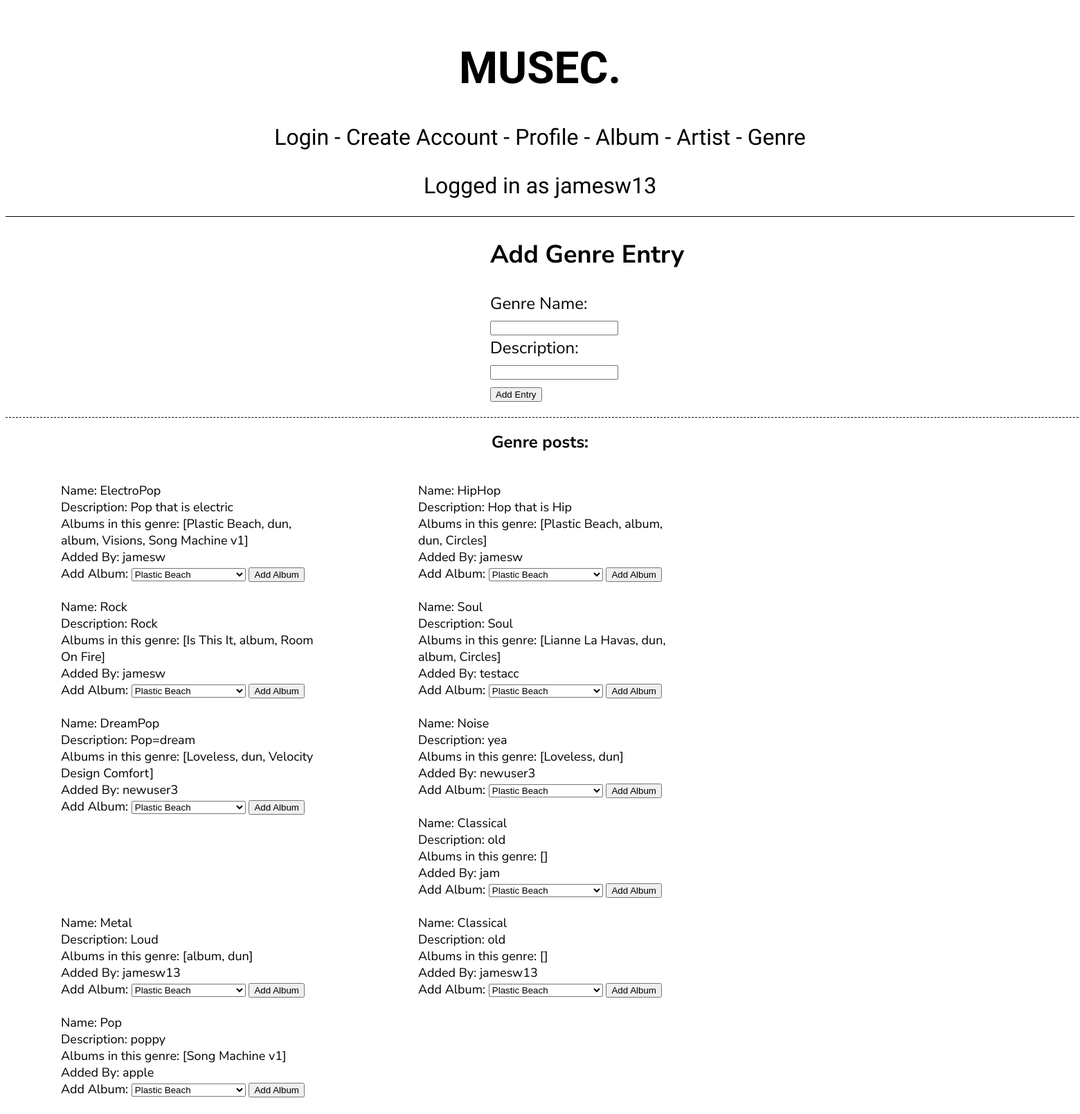
Page /genre (signed in) on the committed database.
### models.py (models this page shows, shortened)
class User(db.Model):
    __tablename__ = 'User'
    id = db.Column(db.Integer, primary_key = True)
    username = db.Column(db.String())
    password = db.Column(db.String())
    def __repr__(self):
        return self.username

class Genre(db.Model):
    __tablename__ = 'Genre'
    id = db.Column(db.Integer, primary_key = True)
    name = db.Column(db.String())
    description = db.Column(db.String())
    addedBy = db.Column(db.Integer, db.ForeignKey('User.id'))
    albums = db.relationship('Album', secondary=AlbumGenres, back_populates='genres')
    user_name = db.relationship('User', backref='Genre')

class Album(db.Model):
    __tablename__ = 'Album'
    id = db.Column(db.Integer, primary_key = True)
    name = db.Column(db.String())
    coverArt = db.Column(db.String())
    releaseDate = db.Column(db.Integer())
    addedBy = db.Column(db.Integer, db.ForeignKey('User.id'))
    artist = db.Column(db.Integer, db.ForeignKey('Artist.id'))
    genres = db.relationship('Genre', secondary=AlbumGenres, back_populates='albums')
    artistName = db.relationship('Artist', backref='Album')
    user_name = db.relationship('User', backref='Album')
    def __repr__(self):
        return self.name

### main.py (the view, shortened to what this page needs)
@app.route('/genre', methods=['POST', 'GET'])
def genre():
    if 'logged_in' not in session:
        return redirect(url_for('create_account'))
    elif 'logged_in' in session:
        user_info = session['logged_in']
        user_id = user_info
        username = models.User.query.filter_by(id=user_id).first_or_404()
    form = SelectAlbum()
    albums = models.Album.query.all()
    form.albums.choices = [(album.id, album.name) for album in albums]
    all_genres = models.Genre.query.all()
    return render_template(
        'genre.html',
        username=username,
        allGenres=all_genres,
        form=form)

### main.py
class SelectAlbum(FlaskForm):
    albums = SelectField('Album', validators=[DataRequired()], coerce=int)

### templates/genre.html (shortened to what this page needs)
{% include 'header.html'%}
<div id='add_entry'>
    <h2>Add Genre Entry</h2>
    <form action='/genre' method='POST' enctype="multipart/form-data">
        <label for = 'genre_name'>Genre Name:</label><br>
        <input type = 'text' name='genre_name'><br>
        <label for = 'description'>Description:</label><br>
        <input type = 'text' maxlength='10' name='description'><br>
        <input type = 'submit' value = 'Add Entry'>
    </form>
</div>
<div id='post_style'>
    <h2>Genre posts: </h2><br>
    {% for genre in allGenres %}
    <div id='posts'>
        Name: {{genre.name}} <br>
        Description: {{genre.description}} <br>
        Albums in this genre: {{genre.albums}}<br>
        Added By: {{genre.user_name.username}}
        <form action='/genre' method='POST' enctype="multipart/form-data">
            Add Album:
            {{form.albums}}
            <input type = 'submit' value = 'Add Album'>
        </form><br>
    </div>
    {% endfor %}
</div>

### templates/header.html (shortened to what this page needs)
<!DOCTYPE html>
<html>
<head>
    <link rel="stylesheet" href="{{url_for('static', filename='style.css')}}">
</head>
<div id="navbar">
    <h1>MUSEC.</h1>
    <a href = '/login'>Login</a> -
    <a href = '/'>Create Account</a> -
    <a href = '/profile'>Profile</a> -
    <a href = '/album'>Album</a> -
    <a href = '/artist'>Artist</a> -
    <a href = '/genre'>Genre</a><br>
    <p id='logged_in'>{% if username %} Logged in as {{username}} {% endif %}</p>
</div>
</html>

### static/style.css (style rules this page uses)
#navbar { font-size: xx-large; font-family: 'Comfortaa'; text-align: center; padding: 10px; border-bottom: 1px solid black; }
a:link { text-decoration: none; color: black; }
#logged_in { margin-bottom: 15px; }
#add_entry { font-family: 'Nunito Sans'; font-size: x-large; margin: auto; width: 450px; padding-left: 700px; padding-right: 700px; padding-bottom: 20px; border-bottom: 1px dashed black; }
#post_style { font-family: 'Nunito Sans'; text-align: center; margin: auto; width: 100%; }
#posts { float: left; text-align: left; font-size: large; margin-left: 30px; padding-left: 50px; padding-right: 50px; width: 25%; }

### rows in the picture
User: username "jamesw13"
Genre: name "ElectroPop", description "Pop that is electric", albums "[Plastic Beach, dun, album, Visions, Song Machine v1]", user_name.username "jamesw"
Genre: name "HipHop", description "Hop that is Hip", albums "[Plastic Beach, album, dun, Circles]", user_name.username "jamesw"
Genre: name "Rock", description "Rock", albums "[Is This It, album, Room On Fire]", user_name.username "jamesw"
Genre: name "Soul", description "Soul", albums "[Lianne La Havas, dun, album, Circles]", user_name.username "testacc"
Genre: name "DreamPop", description "Pop=dream", albums "[Loveless, dun, Velocity Design Comfort]", user_name.username "newuser3"
Genre: name "Noise", description "yea", albums "[Loveless, dun]", user_name.username "newuser3"
Genre: name "Classical", description "old", albums "[]", user_name.username "jam"
Genre: name "Metal", description "Loud", albums "[album, dun]", user_name.username "jamesw13"
Genre: name "Classical", description "old", albums "[]", user_name.username "jamesw13"
Genre: name "Pop", description "poppy", albums "[Song Machine v1]", user_name.username "apple"
